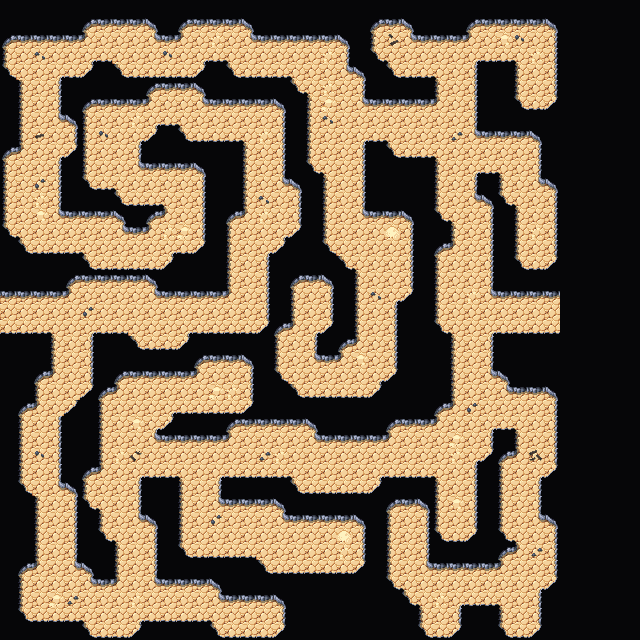

Rendered tile map (Tiled .tmx) drawn with the repository's tilesets; below, a short description and the map source with its tile grids summarised:
An orthogonal 40x40 tile map with 16x16 px tiles, 4 tile layers (Collision, Background, Walls, Clutter), 2 tilesets and 2 objects.

<map version="1.5" tiledversion="1.7.2" orientation="orthogonal" renderorder="right-down" width="40" height="40" tilewidth="16" tileheight="16" infinite="0" nextlayerid="7" nextobjectid="62">
 <editorsettings>
  <export target="wastetown..tmx" format="tmx" />
 </editorsettings>
 <tileset firstgid="1" source="../../../tileset/main.tsx" />
 <tileset firstgid="3477" source="../../../tileset/buildings.tsx" />
 <layer id="6" name="Collision" width="40" height="40">
  <data>[1600 cells, 0 non-empty, 0 distinct tile ids]</data>
 </layer>
 <layer id="1" name="Background" width="40" height="40">
  <data>[1600 cells, 1600 non-empty, 1 distinct tile ids]</data>
 </layer>
 <layer id="2" name="Walls" width="40" height="40">
  <data>[1600 cells, 1233 non-empty, 19 distinct tile ids]</data>
 </layer>
 <layer id="3" name="Clutter" width="40" height="40">
  <properties>
   <property name="spriteLayer" type="bool" value="true" />
  </properties>
  <data>[1600 cells, 50 non-empty, 12 distinct tile ids]</data>
 </layer>
 <objectgroup id="4" name="Objects">
  <object id="59" template="../../../obj/door_right.tx" x="1.66667" y="320.833">
   <properties>
    <property name="teleport" value="../common/maps/map/cave/cave_multilevel_4/cave_23G5.tmx" />
    <property name="teleportObjectId" value="61" />
   </properties>
  </object>
  <object id="60" template="../../../obj/door_left.tx" x="542" y="322">
   <properties>
    <property name="teleport" value="../common/maps/map/cave/cave_multilevel_4/cave_23G7.tmx" />
    <property name="teleportObjectId" value="59" />
   </properties>
  </object>
 </objectgroup>
</map>
